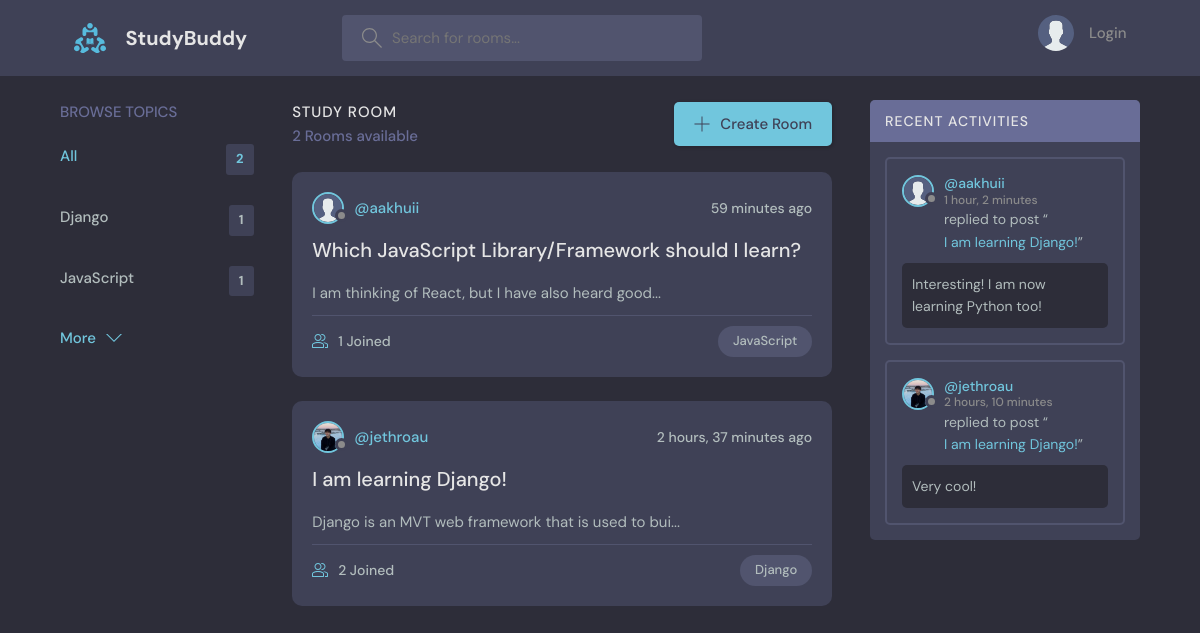
The page / on the database its author committed.
### base/models.py (models this page shows, shortened)
class Topic(models.Model):
    name = models.CharField(max_length=200)
    def __str__(self):
        return self.name

class Room(models.Model):
    host = models.ForeignKey(User, on_delete=models.SET_NULL, null=True)
    topic = models.ForeignKey(Topic, on_delete=models.SET_NULL, null=True)
    name = models.CharField(max_length=200)
    description = models.TextField(null=True, blank=True)
    participants = models.ManyToManyField(
        User, related_name="participants", blank=True)
    updated = models.DateTimeField(auto_now=True)
    created = models.DateTimeField(auto_now_add=True)
    class Meta:
        ordering = ['-updated', '-created']

class User(AbstractUser):
    name = models.CharField(max_length=200, null=True)
    email = models.EmailField(unique=True, null=True)
    bio = models.TextField(null=True)
    avatar = models.ImageField(null=True, default="avatar.svg")
    USERNAME_FIELD = 'email'
    REQUIRED_FIELDS = []
    def __str__(self):
        return self.username

class Message(models.Model):
    user = models.ForeignKey(User, on_delete=models.CASCADE)
    room = models.ForeignKey(Room, on_delete=models.CASCADE)
    body = models.TextField()
    updated = models.DateTimeField(auto_now=True)
    created = models.DateTimeField(auto_now_add=True)
    class Meta:
        ordering = ['-updated', '-created']
    def __str__(self):
        return self.body[0:50]

### base/views.py (the view)
# urls.py: path('', views.home, name="home"),
def home(request: HttpRequest):
    q = request.GET.get('q') if request.GET.get('q') != None else ""
    total_rooms_count = Room.objects.all().count()
    rooms = Room.objects.filter(
        Q(topic__name__icontains=q) |
        Q(name__icontains=q) |
        Q(description=q)
    )
    topics = Topic.objects.all().annotate(
        num_room=Count('room')).order_by('-num_room')[0:5]
    rooms_count = rooms.count()
    room_messages: Message = Message.objects.filter(
        Q(room__topic__name__icontains=q))
    context = {
        'q': q,
        'rooms': rooms,
        'topics': topics,
        'rooms_count': rooms_count,
        'room_messages': room_messages,
        'total_rooms_count': total_rooms_count
    }
    return render(request, 'base/home.html', context)

### base/templates/base/home.html (shortened to what this page needs)
{% extends 'main.html' %}
{% block content %}
<main class="layout layout--3">
  <div class="container">
    {% include 'base/topic_component.html' %}
    <div class="roomList">
      <div class="roomList__header">
        <div>
          <h2>Study Room</h2>
          <p>{{rooms.count}} Rooms available</p>
        </div>
        <a class="btn btn--main" href="{% url 'create-room' %}">
          <svg version="1.1" xmlns="http://www.w3.org/2000/svg" width="32" height="32" viewBox="0 0 32 32">
            <title>add</title>
            <path
              d="M16.943 0.943h-1.885v14.115h-14.115v1.885h14.115v14.115h1.885v-14.115h14.115v-1.885h-14.115v-14.115z"
            ></path>
          </svg>
          Create Room
        </a>
      </div>
      {% include 'base/feed_component.html' %}
    </div>
    {% include 'base/activity_component.html' %}
  </div>
</main>
{% endblock %}

### base/templates/base/topic_component.html
<div class="topics">
    <div class="topics__header">
        <h2>Browse Topics</h2>
    </div>
    <ul class="topics__list">
        <li>
            <a href="{% url 'home' %}" class="{% if q == "" %} active{% endif %}">All <span>{{total_rooms_count}}</span></a>
        </li>
        {% for topic in topics %}
        <li>
            <a href="{% url 'home' %}?q={{topic.name}}" class="{% if q == topic.name %} active{% endif %}">{{topic.name}} <span>{{topic.room_set.count}}</span></a>
        </li>
        {% endfor %}
    </ul>
    <a class="btn btn--link" href="{% url 'topics' %}">
        More
        <svg version="1.1" xmlns="http://www.w3.org/2000/svg" width="32" height="32" viewBox="0 0 32 32">
            <title>chevron-down</title>
            <path d="M16 21l-13-13h-3l16 16 16-16h-3l-13 13z"></path>
        </svg>
    </a>
</div>

### base/templates/base/feed_component.html (shortened to what this page needs)
{% for room in rooms %}
<div class="roomListRoom">
  <div class="roomListRoom__header">
    <a href="{% url 'user-profile' room.host.id %}" class="roomListRoom__author">
      <div class="avatar avatar--small">
        <img src="{{room.host.avatar.url}}" />
      </div>
      <span>@{{room.host}}</span>
    </a>
    <div class="roomListRoom__actions">
      <span>{{room.created|timesince}} ago</span>
    </div>
  </div>
  <div class="roomListRoom__content">
    <a href="{% url 'room' room.id %}">{{room.name}}</a>
    <p>
      {{ room.description|slice:":50" }}{% if room.description|length > 50 %}...{% endif %}
    </p>
  </div>
  <div class="roomListRoom__meta">
    <a href="{% url 'room' room.id %}" class="roomListRoom__joined">
      {{room.participants.count}} Joined
    </a>
    <p class="roomListRoom__topic" href="{% url 'home' %}?q={{room.topic.name}}" >{{room.topic}}</p>
  </div>
</div>
{% endfor %}

### base/templates/base/activity_component.html (shortened to what this page needs)
<div class="activities">
    <div class="activities__header">
      <h2>Recent Activities</h2>
    </div>
    {% for message in room_messages %}
    <div class="activities__box">
      <div class="activities__boxHeader roomListRoom__header">
        <a href="{% url 'user-profile' message.user.id %}" class="roomListRoom__author">
          <div class="avatar avatar--small">
            <img src="{{message.user.avatar.url}}" />
          </div>
          <p>
            @{{message.user}}
            <span>{{message.created|timesince}}</span>
          </p>
        </a>
      </div>
      <div class="activities__boxContent">
        <p>replied to post “<a href="{% url 'room' message.room.id %}">{{message.room.name}}</a>”</p>
        <div class="activities__boxRoomContent">
            {{message}}
        </div>
      </div>
    </div>
    {% endfor %}
  </div>

### rows shown on the page
Topic: name "Django", room_set.count "1"
Topic: name "JavaScript", room_set.count "1"
Room: host.avatar (placeholder picture), host "aakhuii", created "59 minutes", name "Which JavaScript Library/Framework should I learn?", description "I am thinking of React, but I have also heard good", participants.count "1", topic "JavaScript"
Room: host.avatar (picture), host "jethroau", created "2 hours, 37 minutes", name "I am learning Django!", description "Django is an MVT web framework that is used to bui", participants.count "2", topic "Django"
Message: user.avatar (placeholder picture), user "aakhuii", created "1 hour, 2 minutes", room.name "I am learning Django!", body "Interesting! I am now learning Python too!"
Message: user.avatar (picture), user "jethroau", created "2 hours, 10 minutes", room.name "I am learning Django!", body "Very cool!"

### other values the page prints
{{ total_rooms_count }} "2"
{{ rooms.count }} "2"
